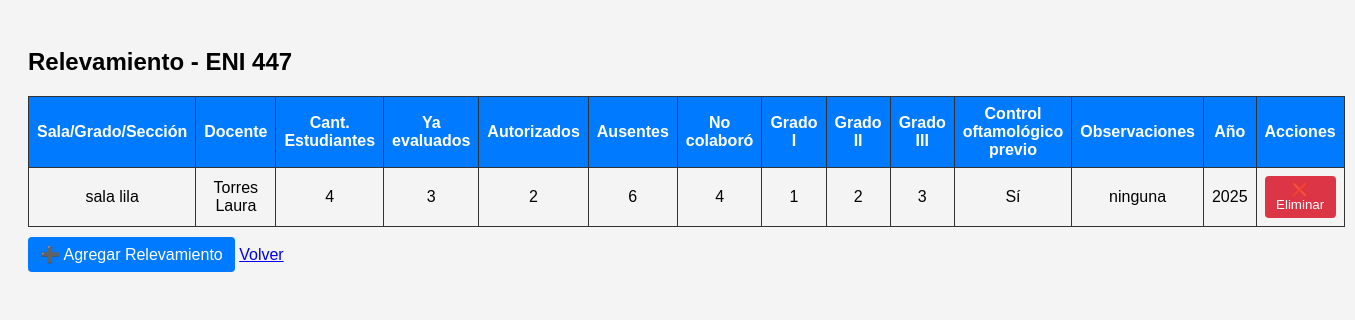
Screenshot of /relevamiento/1/ with the database file from the repository.
### usuarios/models.py (models this page shows, shortened)
class Jardin(models.Model):
    nombre = models.CharField(max_length=20)  # ENI 447, ENI 483, etc.

class Relevamiento(models.Model):
    jardin = models.ForeignKey("Jardin", on_delete=models.CASCADE, related_name="relevamientos")
    sala_grado_seccion = models.CharField("Sala / Grado / Sección", max_length=50)
    docente = models.CharField("Docente", max_length=100)
    cantidad_estudiantes = models.PositiveIntegerField("Cantidad de estudiantes", default=0)
    ya_evaluados = models.PositiveIntegerField("Ya evaluados", default=0)
    autorizados = models.PositiveIntegerField("Autorizados", default=0)
    ausentes = models.PositiveIntegerField("Ausentes", default=0)
    no_colaboro = models.PositiveIntegerField("No colaboró", default=0)
    grado_i = models.PositiveIntegerField("Grado I", default=0)
    grado_ii = models.PositiveIntegerField("Grado II", default=0)
    grado_iii = models.PositiveIntegerField("Grado III", default=0)
    control_oftamologico_previo = models.BooleanField("Control oftalmológico previo", default=False)
    observaciones = models.TextField("Observaciones", blank=True, null=True)
    anio = models.IntegerField(default=2025)

### usuarios/views.py (the view)
# urls.py: path("relevamiento/", views.relevamiento_lista, name="relevamiento_lista"),  # lista de jardines
def relevamiento(request, jardin_id):
    jardin = get_object_or_404(Jardin, id=jardin_id)
    relevamientos = Relevamiento.objects.filter(jardin=jardin)
    if request.method == "POST":
        form = RelevamientoForm(request.POST)
        if form.is_valid():
            relevamiento = form.save(commit=False)
            relevamiento.jardin = jardin
            relevamiento.save()
            return redirect("relevamiento", jardin_id=jardin.id)
    else:
        form = RelevamientoForm()
    return render(
        request,
        "usuarios/relevamiento.html",
        {"form": form, "jardin": jardin, "relevamientos": relevamientos},
    )

### usuarios/templates/usuarios/relevamiento.html (shortened to what this page needs)
<!DOCTYPE html>
<html>
<head>
</head>
<body>
    <h2>Relevamiento - {{ jardin.nombre }}</h2>
    <table>
        <thead>
            <tr>
                <th>Sala/Grado/Sección</th>
                <th>Docente</th>
                <th>Cant. Estudiantes</th>
                <th>Ya evaluados</th>
                <th>Autorizados</th>
                <th>Ausentes</th>
                <th>No colaboró</th>
                <th>Grado I</th>
                <th>Grado II</th>
                <th>Grado III</th>
                <th>Control oftamológico previo</th>
                <th>Observaciones</th>
                <th>Año</th>
                <th>Acciones</th>
            </tr>
        </thead>
        <tbody>
            {% for r in relevamientos %}
            <tr>
                <td>{{ r.sala_grado_seccion }}</td>
                <td>{{ r.docente }}</td>
                <td>{{ r.cantidad_estudiantes }}</td>
                <td>{{ r.ya_evaluados }}</td>
                <td>{{ r.autorizados }}</td>
                <td>{{ r.ausentes }}</td>
                <td>{{ r.no_colaboro }}</td>
                <td>{{ r.grado_i }}</td>
                <td>{{ r.grado_ii }}</td>
                <td>{{ r.grado_iii }}</td>
                <td>{{ r.control_oftamologico_previo|yesno:"Sí,No" }}</td>
                <td>{{ r.observaciones }}</td>
                <td>{{ r.anio }}</td>
                <td>
                    <form action="{% url 'eliminar_relevamiento' r.id %}" method="post" style="display:inline;">
                        <button type="submit" onclick="return confirm('¿Seguro que deseas eliminar este relevamiento?')">
                            ❌ Eliminar
                        </button>
                    </form>
                </td>
            </tr>
            {% empty %}
            <tr><td colspan="13">No hay datos cargados.</td></tr>
            {% endfor %}
        </tbody>
    </table>
<a href="{% url 'relevamiento_nuevo' jardin.id %}" class="btn">➕ Agregar Relevamiento</a>
 <a href="{% url 'escuelas' %}">Volver</a>
</body>
</html>

### usuarios/templates/usuarios/relevamiento.html (style rules this page uses)
body { font-family: Arial; padding: 20px; background-color: #f4f4f4; }
table { border-collapse: collapse; width: 100%; margin-top: 20px; }
th, td { border: 1px solid #333; padding: 8px; text-align: center; }
th { background-color: #007BFF; color: white; }
.btn { display: inline-block; margin: 10px 0; padding: 8px 12px; background: #007BFF; color: white; text-decoration: none; border-radius: 4px; }
button { background: #dc3545; color: white; border: none; padding: 6px 10px; border-radius: 4px; cursor: pointer; }

### rows the page displays
Jardin: nombre "ENI 447"
Relevamiento: sala_grado_seccion "sala lila", docente "Torres Laura", cantidad_estudiantes "4", ya_evaluados "3", autorizados "2", ausentes "6", no_colaboro "4", grado_i "1", grado_ii "2", grado_iii "3", control_oftamologico_previo "Sí", observaciones "ninguna", anio "2025"
